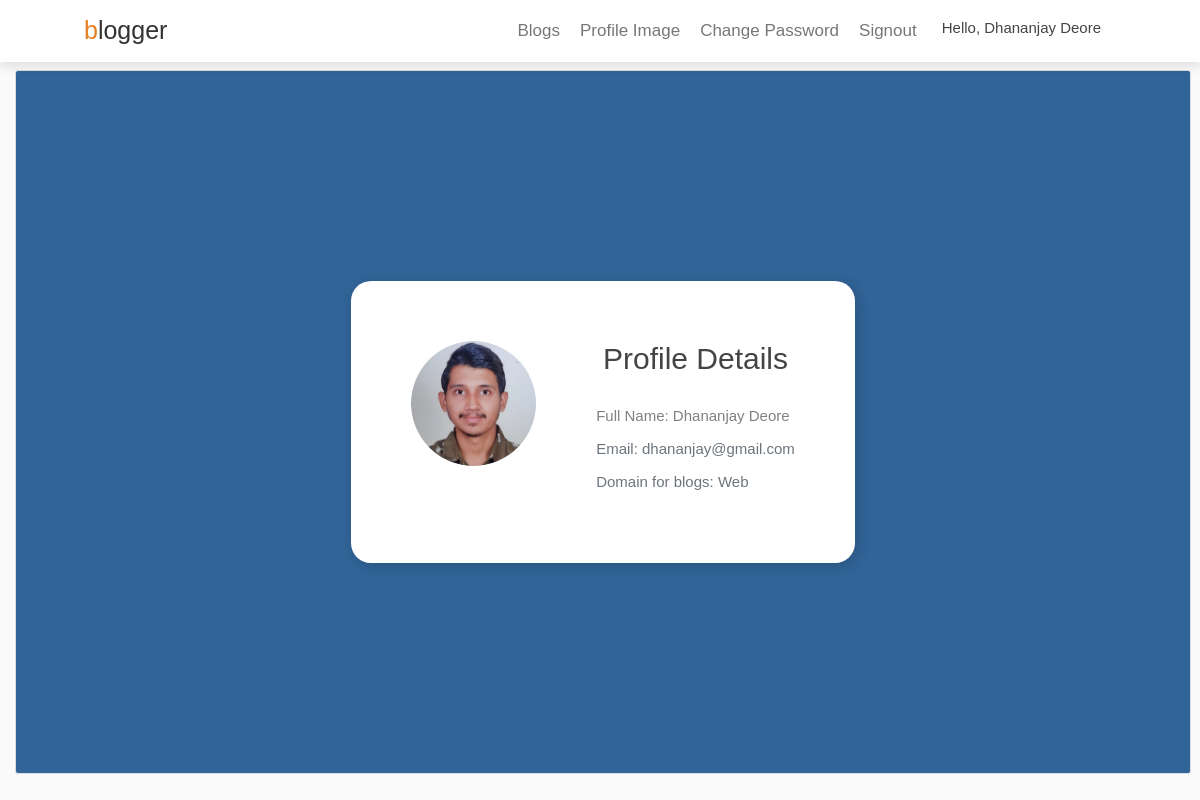
/dashboard (signed in), run on the app's committed database.
### userauth/models.py (models this page shows, shortened)
class Account(AbstractBaseUser):
    email           = models.EmailField(max_length=50, unique =True, null=True)
    fullname        = models.CharField(max_length=20, null=True)
    domain          = models.CharField(max_length=20, null=True)
    is_admin        = models.BooleanField(default=False, null=True)
    is_active       = models.BooleanField(default=True,null=True)
    is_staff        = models.BooleanField(default=False,null=True)
    is_superuser    = models.BooleanField(default=False,null=True)
    date_joined     = models.DateTimeField(verbose_name="date joined", auto_now_add=True,null=True)
    objects = MyAccountManager()
    USERNAME_FIELD = 'email'
    REQUIRED_FIELDS = ['fullname',]
    def __str__(self):
        return self.fullname

### home/views.py (the view)
# urls.py: path('dashboard',dashboard,name='dashboard'),
@login_required
def dashboard(request):
    if request.method=="POST":
        print("Dashboard POST method IF entry")
        name=request.POST.get('name')
        domain=request.POST.get('domain_of_interest')
        dob=request.POST.get('dob')
        college_company=request.POST.get('college_company')
        print("Check -----------------------------")
        user=request.user
        profile=profileData(name=name,domain_of_interest=domain, dob=dob, college_company=college_company, user=user)
        profile.save()
        return render(request,'profile.html')
    else:
        if request.user.is_authenticated:
            image_path=""
            users_doi=""
            new_list_users=Image.objects.values_list(flat=True)
            for new_users in new_list_users:
                user_name=Image.objects.get(id=new_users).user
                users_doi=Account.objects.get(fullname=request.user).domain
                if str(request.user) == str(user_name):
                    image_path=Image.objects.get(id=new_users).img
                    break
            count=0
            list_of_users=BlogData.objects.values_list(flat=True)
            author_names=[]
            for users in list_of_users:
                user_name=BlogData.objects.get(id=users).user
                author_name=BlogData.objects.get(id=users).author
                author_names.append(author_name)
                if str(user_name)==str(request.user):
                    count+=1
            print(f"List of authors is: {author_names}")
            return render(request,'profile.html', context={'images':"media/"+str(image_path),
                                                           'domain_of_interest':users_doi,
                                                           'count':count})
    return render(request, 'profile.html')

### templates/profile.html (shortened to what this page needs)
{% extends "base.html" %}
{% load crispy_forms_tags %}
{% block content %}
    <div class="content-section">
      <div class="media">
        <img class="rounded-circle account-img" src="{{ images }}">
        <div class="media-body">
          <h1>Profile Details</h1>
          <h2 class="account-heading">Full Name: {{ user.fullname }}</h2>
          <p class="text-secondary account-heading">Email: {{ user.email }}</p>
          <p class="text-secondary account-heading">Domain for blogs: {{ domain_of_interest }}</p>
        </div>
      </div>
    </div>
{% endblock content %}

### templates/base.html (shortened to what this page needs)
{% load static %}
<!DOCTYPE html>
<html>
<head>
    <link rel="stylesheet" href="https://maxcdn.bootstrapcdn.com/bootstrap/4.0.0/css/bootstrap.min.css">
    <link rel="stylesheet"  href="{% static 'css/base.css' %}">
    <link rel="stylesheet"  href="{% static 'css/style.css' %}">
</head>
<body>
    <header class="header">
      <a href="/" class="logo"><span>b</span>logger</a>
      <nav class="navbar">
        <a href="{% url 'home' %}">Blogs</a>
        <a href="{% url 'image_upload' %}">profile image</a>
        <a href="{% url 'change_password' %}">Change Password</a>
        {% if user.is_authenticated %}
        <a href="{% url 'signout' %}">Signout</a>
        {% else %}
        <a href="{% url 'login' %}">Login</a>
        {% endif %}
        {% if user.is_authenticated %}
            <h1 style="font-size:1.5rem;padding-left: 0.5rem;padding-right: 0.5rem;">Hello, {{user.fullname}}</h1>
        {% endif %}
      </nav>
    </header>
    <main role="main" class="dashboard_container">
      <div class="row">
        <div class="col-md-8">
          {% block content %}{% endblock %}
        </div>
      </div>
    </main>
</body>
</html>

### static/css/base.css (style rules this page uses)
body { background: #fafafa; color: #333333; margin-top: 7rem; }
h1, h2, h3, h4, h5, h6 { color: #444444; }
.media-body h1 { font-size:3rem; text-align:center; margin-bottom:3rem }
.media-body h2 { font-size:1.5rem; margin-bottom: 1.3rem; }
.row { margin-right: 0; margin-left: 0; }
.content-section { background: #316498; border: 1px solid #dddddd; border-radius: 3px; display: flex; align-items: center; justify-content: center; width: 98vw; height: 88vh; }
.media { box-shadow: 3px 0.25rem 1.25rem rgba(27, 27, 27, 0.2); padding:6rem ; border-radius:20px; background:white; }
.media-body { margin-left:4rem; }
.account-img { height: 125px; width: 125px; margin-right: 20px; margin-bottom: 16px; }
.account-heading { font-size: 1.5rem; color:gray; }
body { display: flex; }

### static/css/style.css (style rules this page uses)
:root { --orange: #e67e22; --black: #333; --light-color: #777; --border: 0.1rem solid rgba(0, 0, 0, 0.2); --box-shadow: 0 0.5rem 1rem rgba(0, 0, 0, 0.1); }
* { margin: 0; padding: 0; box-sizing: border-box; outline: none; border: none; text-decoration: none; font-family: Verdana, Geneva, Tahoma, sans-serif; font-weight: lighter; }
html { font-size: 62.5%; scroll-behavior: smooth; scroll-padding-top: 6rem; }
a { text-decoration: none; }
.header { position: fixed; top: 0; left: 0; right: 0; z-index: 10; background: #fff; box-shadow: var(--box-shadow); display: flex; align-items: center; padding: 1.2rem 7%; }
.header .logo { color: var(--black); font-size: 2.5rem; margin-right: auto; }
.header .logo span { color: var(--orange); }
.header .navbar { display: flex; justify-content: space-between; align-items: center; }
.header .navbar a { color: var(--light-color); margin-right: 2rem; font-size: 1.7rem; text-transform: capitalize; }

### data on the page
Account: fullname "Dhananjay Deore", email "dhananjay@gmail.com", domain "Web"
